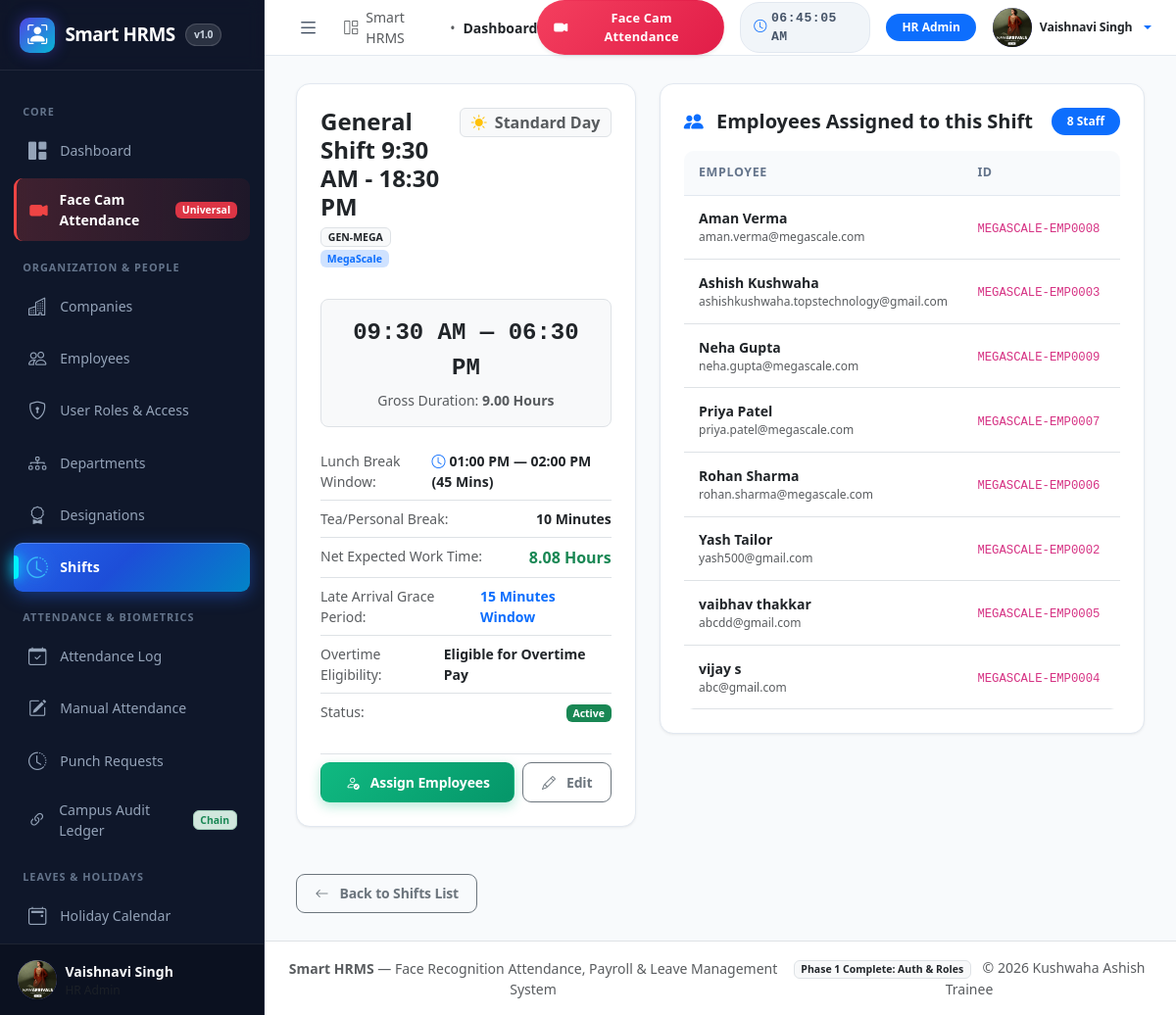
Page /shifts/9/ (signed in) on the earlier database version.
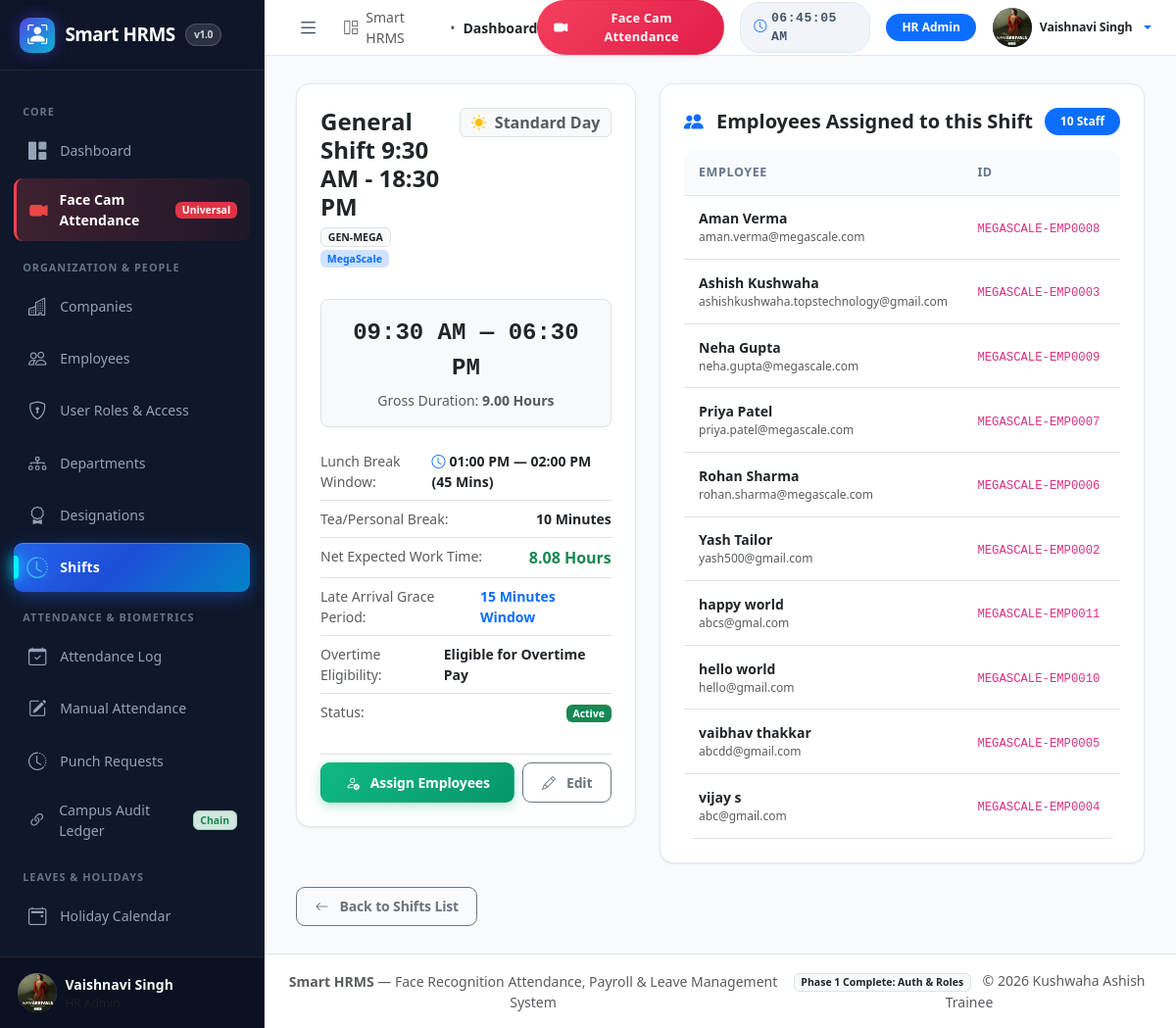
Same page on the later database version.
### employees/models.py (models this page shows, shortened)
class Employee(models.Model):
    class EmploymentStatus(models.TextChoices):
        ACTIVE = 'active', 'Active'
        PROBATION = 'probation', 'On Probation'
        ON_LEAVE = 'on_leave', 'On Extended Leave'
        SUSPENDED = 'suspended', 'Suspended'
        TERMINATED = 'terminated', 'Terminated'
        RESIGNED = 'resigned', 'Resigned'
    class SalaryType(models.TextChoices):
        MONTHLY = 'monthly', 'Monthly Fixed Salary'
        DAILY = 'daily', 'Daily Wage'
        HOURLY = 'hourly', 'Hourly Rate'
    user = models.OneToOneField(
        settings.AUTH_USER_MODEL,
        on_delete=models.SET_NULL,
        null=True,
        blank=True,
        related_name='employee_profile',
        help_text="Associated login account (enables self-service portal)"
    )
    employee_id = models.CharField(
        max_length=30,
        unique=True,
        help_text="Unique Employee ID (e.g. TC-EMP0001)"
    )
    company = models.ForeignKey(
        'companies.Company',
        on_delete=models.PROTECT,
        related_name='employees',
        help_text="Company this employee is contracted with"
    )
    first_name = models.CharField(max_length=100)
    last_name = models.CharField(max_length=100)
    email = models.EmailField(unique=True, help_text="Official employee email")
    phone = models.CharField(max_length=25, help_text="Contact telephone number")
    profile_picture = models.ImageField(
        upload_to='employees/photos/',
        blank=True,
        null=True,
        help_text="Employee identity photo"
    )
    address = models.TextField(blank=True, help_text="Residential street address")
    emergency_contact_name = models.CharField(max_length=100, blank=True)
    emergency_contact_phone = models.CharField(max_length=25, blank=True)
    department = models.ForeignKey(
        Department,
        on_delete=models.SET_NULL,
        null=True,
        blank=True,
        related_name='employees'
    )
    designation = models.ForeignKey(
        Designation,
        on_delete=models.SET_NULL,
        null=True,
        blank=True,
        related_name='employees'
    )
    manager = models.ForeignKey(
        'self',
        on_delete=models.SET_NULL,
        null=True,
        blank=True,
        related_name='subordinates',
        help_text="Reporting manager for approvals"
    )
    joining_date = models.DateField(default=timezone.now)
    exit_date = models.DateField(null=True, blank=True)
    employment_status = models.CharField(
        max_length=25,
        choices=EmploymentStatus.choices,
        default=EmploymentStatus.ACTIVE
    )
    salary_type = models.CharField(
        max_length=20,
        choices=SalaryType.choices,
        default=SalaryType.MONTHLY
    )
    monthly_salary = models.DecimalField(
        max_digits=12,
        decimal_places=2,
        default=Decimal('0.00'),
        help_text="Monthly gross salary in INR"
    )
    daily_salary = models.DecimalField(
        max_digits=10,
        decimal_places=2,
        default=Decimal('0.00'),
        blank=True,
        help_text="Calculated or manual daily wage"
    )
    hourly_salary = models.DecimalField(
        max_digits=10,
        decimal_places=2,
        default=Decimal('0.00'),
        blank=True,
        help_text="Calculated or manual hourly rate"
    )
    working_hours_per_day = models.DecimalField(
        max_digits=4,
        decimal_places=2,
        default=Decimal('8.00'),
        help_text="Expected daily hours"
    )
    assigned_shift = models.ForeignKey(
        'shifts.Shift',
        on_delete=models.SET_NULL,
        null=True,
        blank=True,
        related_name='employees',
        help_text="Assigned shift schedule"
    )
    assigned_shift_name = models.CharField(
        max_length=100,
        default='General Shift (09:00 - 17:00)',
        help_text="Assigned shift schedule label"
    )
    lunch_start_time = models.TimeField(
        null=True,
        blank=True,
        help_text="Scheduled lunch break start time (e.g. 13:00 / 01:00 PM)"
    )
    lunch_end_time = models.TimeField(
        null=True,
        blank=True,
        help_text="Scheduled lunch break end time (e.g. 14:00 / 02:00 PM)"
    )
    face_registration_status = models.BooleanField(
        default=False,
        help_text="True if biometric face samples have been captured"
    )
    face_samples_count = models.PositiveSmallIntegerField(
        default=0,
        help_text="Number of face training frames registered"
    )
    created_at = models.DateTimeField(auto_now_add=True)
    updated_at = models.DateTimeField(auto_now=True)
    class Meta:
        verbose_name = 'Employee'
        verbose_name_plural = 'Employees'
        ordering = ['company', 'employee_id']
    def get_full_name(self):
        return f"{self.first_name} {self.last_name}".strip()
    def get_status_badge_class(self):
        mapping = {
            self.EmploymentStatus.ACTIVE: 'bg-success',
            self.EmploymentStatus.PROBATION: 'bg-warning text-dark',
            self.EmploymentStatus.ON_LEAVE: 'bg-info text-dark',
            self.EmploymentStatus.SUSPENDED: 'bg-danger',
            self.EmploymentStatus.TERMINATED: 'bg-dark',
            self.EmploymentStatus.RESIGNED: 'bg-secondary',
        }
        return mapping.get(self.employment_status, 'bg-secondary')

### shifts/views.py (the view)
# urls.py: path('<int:pk>/', views.shift_detail, name='detail'),
@role_required(allowed_roles=['super_admin', 'hr_admin', 'manager', 'employee'])
def shift_detail(request, pk):
    shift = Shift.objects.select_related('company').filter(pk=pk).first()
    if not shift:
        messages.error(request, "Shift record does not exist or has already been removed.")
        return redirect('shifts:list')
    if not request.user.is_superuser:
        if hasattr(request.user, 'employee_profile') and request.user.employee_profile:
            if request.user.employee_profile.company_id != shift.company_id:
                messages.error(request, "Access denied. Shift belongs to another company.")
                return redirect('shifts:list')
        else:
            messages.error(request, "Access denied. No employee profile found.")
            return redirect('shifts:list')
    assigned_employees = shift.employees.select_related('department', 'designation').order_by('first_name')
    return render(request, 'shifts/shift_detail.html', {
        'shift': shift,
        'assigned_employees': assigned_employees,
        'net_working_hours': shift.calculate_net_working_hours(),
    })

### accounts/models.py (called while the page is built)
    @property
    def is_super_admin(self):
        return self.is_superuser or self.role == self.Role.SUPER_ADMIN

    @property
    def is_hr_admin(self):
        return self.is_super_admin or self.role == self.Role.HR_ADMIN

    @property
    def is_manager_user(self):
        return self.role == self.Role.MANAGER

    def get_display_name(self):
        full_name = self.get_full_name()
        return full_name if full_name else self.username

    def get_role_badge_class(self):
        mapping = {
            self.Role.SUPER_ADMIN: 'bg-danger',
            self.Role.HR_ADMIN: 'bg-primary',
            self.Role.MANAGER: 'bg-info text-dark',
            self.Role.EMPLOYEE: 'bg-success',
        }
        return mapping.get(self.role, 'bg-secondary')

### shifts/models.py (called while the page is built)
    def calculate_net_working_hours(self):
        unpaid_minutes = self.lunch_duration_minutes + self.break_duration_minutes
        unpaid_hours = Decimal(str(unpaid_minutes)) / Decimal('60.0')
        net = self.total_expected_hours - unpaid_hours
        return max(Decimal('0.00'), net.quantize(Decimal('0.01')))

    def can_be_deleted(self):
        return self.employees.count() == 0

### templates/shifts/shift_detail.html (shortened to what the changed rows need)
{% extends 'base.html' %}
{% block content %}
<div class="row g-4">
    <div class="col-lg-7">
        <div class="card card-stat p-4">
            <div class="d-flex justify-content-between align-items-center mb-3">
                <h5 class="fw-bold text-dark mb-0">
                    <i class="bi bi-people-fill text-primary me-2"></i> Employees Assigned to this Shift
                </h5>
                <span class="badge bg-primary rounded-pill px-3 py-2">{{ assigned_employees|length }} Staff</span>
            </div>
            <div class="table-responsive">
                <table class="table table-hover align-middle mb-0 small">
                    <thead class="table-light text-muted text-uppercase">
                        <tr>
                            <th>Employee</th>
                            <th>ID</th>
                            <th>Department</th>
                        </tr>
                    </thead>
                    <tbody>
                        {% for emp in assigned_employees %}
                        <tr>
                            <td>
                                <a href="{% url 'employees:detail' emp.pk %}" class="fw-bold text-dark text-decoration-none">
                                    {{ emp.get_full_name }}
                                </a>
                                <div class="text-muted" style="font-size: 0.75rem;">{{ emp.email }}</div>
                            </td>
                            <td><code>{{ emp.employee_id }}</code></td>
                            <td>{{ emp.department.name|default:"Unassigned" }}</td>
                        </tr>
                        {% endfor %}
                    </tbody>
                </table>
            </div>
        </div>
    </div>
</div>
{% endblock %}

### templates/includes/sidebar.html (shortened to what the changed rows need)
<aside class="sidebar" id="appSidebar">
    <div class="sidebar-nav">
        {% if request.user.is_hr_admin %}
        <div class="sidebar-section-title">Organization & People</div>
        <a href="{% url 'companies:list' %}" class="sidebar-link">
            <i class="bi bi-buildings"></i>
            <span>Companies</span>
        </a>
        <a href="{% url 'employees:list' %}" class="sidebar-link">
            <i class="bi bi-people"></i>
            <span>Employees</span>
        </a>
        <a href="{% url 'employees:user_roles' %}" class="sidebar-link">
            <i class="bi bi-shield-lock"></i>
            <span>User Roles & Access</span>
        </a>
        <a href="{% url 'employees:departments' %}" class="sidebar-link">
            <i class="bi bi-diagram-3"></i>
            <span>Departments</span>
        </a>
        <a href="{% url 'employees:designations' %}" class="sidebar-link">
            <i class="bi bi-award"></i>
            <span>Designations</span>
        </a>
        <a href="{% url 'shifts:list' %}" class="sidebar-link">
            <i class="bi bi-clock-history"></i>
            <span>Shifts</span>
        </a>
        <div class="sidebar-section-title">Attendance & Biometrics</div>
        <a href="{% url 'attendance:list' %}" class="sidebar-link">
            <i class="bi bi-calendar-check"></i>
            <span>Attendance Log</span>
        </a>
        <a href="{% url 'attendance:create' %}" class="sidebar-link">
            <i class="bi bi-pencil-square"></i>
            <span>Manual Attendance</span>
        </a>
        <a href="{% url 'attendance:requests_list' %}" class="sidebar-link">
            <i class="bi bi-clock-history"></i>
            <span>Punch Requests</span>
        </a>
        <a href="{% url 'attendance:audit_ledger' %}" class="sidebar-link">
            <i class="bi bi-link-45deg"></i>
            <span>Campus Audit Ledger</span>
            <span class="badge bg-success-subtle text-success border border-success-subtle" style="font-size: 0.65rem;">Chain</span>
        </a>
        <div class="sidebar-section-title">Leaves & Holidays</div>
        <a href="{% url 'holidays:calendar' %}" class="sidebar-link">
            <i class="bi bi-calendar2-event"></i>
            <span>Holiday Calendar</span>
        </a>
        <a href="{% url 'leaves:dashboard' %}" class="sidebar-link">
            <i class="bi bi-speedometer2"></i>
        </a>
        {% endif %}
    </div>
</aside>

Differences in the rows shown:
added Employee: get_full_name "happy world", email "abcs@gmal.com", employee_id "MEGASCALE-EMP0011"
added Employee: get_full_name "hello world", email "hello@gmail.com", employee_id "MEGASCALE-EMP0010"
Other differences:
{{ assigned_employees|length }}: "8" → "10"
